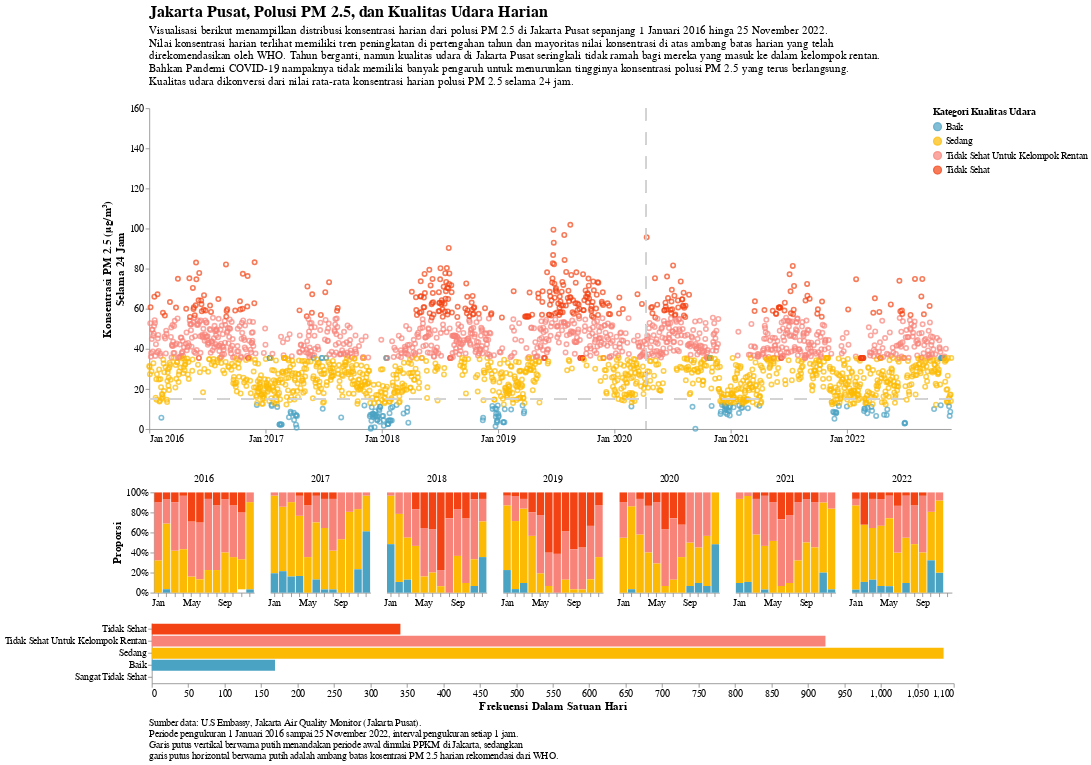

The notebook cell this image was saved under:
### Markdown cell above
## 3. In-depth Analysis

### Code cell
alt.themes.enable('dark')

## set scale
scale= alt.Scale(domain=["Baik", "Sedang", "Tidak Sehat Untuk Kelompok Rentan", "Tidak Sehat"],
                 range=["#4ba3c3", "#fcba04", "#F88379", "#f34213"]) # warna untuk masing-masing kategori

## set kategori
color = alt.Color("kategori:N", scale=scale,
                  legend=alt.Legend(title="Kategori Kualitas Udara",
                                    titleFontSize=12, labelFontSize=12,
                                    titleLimit=200, labelLimit=200, orient="right", offset=-30))  # parameter legend

## set brush dan selection untuk interaktif
brush = alt.selection_interval(encodings=['x'])
click = alt.selection_multi(encodings=['color'])

## set top panel; scatter plot
## x-axis=timeseries, y-axis=konsentrasi pm25
points = alt.Chart(title=alt.TitleParams(text="Jakarta Pusat, Polusi PM 2.5, dan Kualitas Udara Harian",
                                         subtitle=["Visualisasi berikut menampilkan distribusi konsentrasi harian dari polusi PM 2.5 di Jakarta Pusat sepanjang 1 Januari 2016 hinga 25 November 2022.",
                                                   "Nilai konsentrasi harian terlihat memiliki tren peningkatan di pertengahan tahun dan mayoritas nilai konsentrasi di atas ambang batas harian yang telah",
                                                   "direkomendasikan oleh WHO. Tahun berganti, namun kualitas udara di Jakarta Pusat seringkali tidak ramah bagi mereka yang masuk ke dalam kelompok rentan.", 
                                                   "Bahkan Pandemi COVID-19 nampaknya tidak memiliki banyak pengaruh untuk menurunkan tingginya konsentrasi polusi PM 2.5 yang terus berlangsung.",
                                                   "Kualitas udara dikonversi dari nilai rata-rata konsentrasi harian polusi PM 2.5 selama 24 jam."],
                                         align="left", baseline="middle", fontSize=20, subtitleFontSize=14, offset=10, anchor="start")).mark_point().encode(
    x=alt.X("tanggal:T", timeUnit="yearmonthdate", title="  ",
            axis=alt.Axis(tickCount=8, format="%b %Y")), # set x-axis, scatter points perhari tapi display hanya label bulan-tahun di x-ticks
    y=alt.Y("pm25", title=["Konsentrasi PM 2.5 (μg/m\u00b3)", "Selama 24 Jam"],
            scale=alt.Scale(domain=[0, 150])), #set y-axis konsentrasi pm2.5
    color=alt.condition(brush, color, alt.value("lightgray")) # kalau selection true, warna sesuai color scale, kalau selection false akan berwarna abu-abu
).properties(
    width=1000, # lebar
    height=400 # tinggi
).add_selection(
    brush # set selection
).transform_filter(
    click # set transform
)

## set bottom panel; bar plot
## x-axis=jumlah observasi, y-axis=nama kategori
bars = alt.Chart(title=alt.TitleParams(text="",
                                       align="left", baseline="middle", fontSize=12, offset=-5, anchor="start",
                                       )).mark_bar().encode(
    x=alt.X("count()", title="Frekuensi Dalam Satuan Hari"), # x-axis, hitung frekuensi kategori 
    y=alt.Y("kategori:N", title="",
            sort=["Tidak Sehat", "Tidak Sehat Untuk Kelompok Rentan", "Sedang", "Baik"]), # y-axis, naam kategori yang diurutkan sesuai urutan scatter plot
    color=alt.condition(click, color, alt.value('lightgray')) # kalau selection true, warna sesuai color scale, kalau selection false akan berwarna abu-abu
).properties(
    width=1000, # lebar
    height=75 # tinggi
).add_selection(
    click # set selection
).transform_filter(
    brush # set transform
)

## set garis putus untuk limit konsentrasi harian who
yrule1 = (
    alt.Chart().mark_rule(color="lightgray", strokeDash=[15, 15], size=1.5, opacity=0.4).encode(y=alt.datum(15))
)

## set garis pertama kali psbb dimulai
xrule = (
    alt.Chart().mark_rule(color="lightgray", strokeDash=[15, 15],
                          size=1.5, opacity=0.3).encode(
                              x=alt.datum(alt.DateTime(year=2020, month="April", date=10)))
)

bar1 = alt.Chart(title=alt.TitleParams(text="",
                                       align="left", anchor="middle" , fontSize=12, offset=5
                                       )).mark_bar().transform_calculate(
    order="{'Baik': 0, 'Sedang': 1, 'Tidak Sehat Untuk Kelompok Rentan': 2, 'Tidak Sehat': 3}[datum.kategori]").encode(
    x=alt.X('month(tanggal):N', title=''),
    y=alt.Y("count()", title="Proporsi", stack="normalize", axis=alt.Axis(format='%')),
    column=alt.Column("tanggal", timeUnit="year", type="ordinal", title="",
                      header=alt.Header(labelFontSize=12, labelBaseline="top")),
    color=alt.Color('kategori', scale=scale),
    order='order:O'
).properties(
    width=125,height=125
)

# # add arb text
# text1 = alt.Chart({'values':[{'x':5, 'y':5}]}).mark_text(
#     text="test text"
# ).encode(
#     x="x:Q", y="y:Q"
# )

# text5 = alt.Chart({'values':[{'x': 20, 'y': 100}]}).mark_text(
#     text='doubles every 5 days', angle=346
# ).encode(
#     x='x:Q', y='y:Q'
# )


## gabung jadi satu vertical
alt.vconcat(
    points+yrule1+xrule,
    bar1, 
    bars, # overlay garis di scatter plot
    data=df_jakpus.reset_index(),
    center=True # reset index supaya datetime index jadi kolom
).configure_axis(
    labelFontSize=12, # label di axis
    titleFontSize=14, # title di axis
    grid=False
).configure_view(strokeWidth=0).configure_title(frame='group').properties(
    title=alt.TitleParams(
        ['Sumber data: U.S Embassy, Jakarta Air Quality Monitor (Jakarta Pusat).', 
        'Periode pengukuran 1 Januari 2016 sampai 25 November 2022, interval pengukuran setiap 1 jam.',
        'Garis putus vertikal berwarna putih menandakan periode awal dimulai PPKM di Jakarta, sedangkan',
        'garis putus horizontal berwarna putih adalah ambang batas kosentrasi PM 2.5 harian rekomendasi dari WHO.'],
        baseline='bottom',
        orient='bottom',
        anchor='start',
        fontWeight='normal',
        fontSize=12,
        offset=20
    )
)

### Figure 1 — Vega-Lite specification as saved in the notebook (floating-point values rounded to 4 significant figures; data arrays with more than 128 entries replaced by an {"elided": "..."} marker saying what was removed)
{"usermeta": {"embedOptions": {"theme": "dark"}}, "config": {"view": {"continuousWidth": 400, "continuousHeight": 300, "strokeWidth": 0}, "axis": {"grid": false, "labelFontSize": 12, "titleFontSize": 14}, "title": {"frame": "group"}}, "vconcat": [{"layer": [{"mark": "point", "encoding": {"color": {"condition": {"field": "kategori", "legend": {"labelFontSize": 12, "labelLimit": 200, "offset": -30, "orient": "right", "title": "Kategori Kualitas Udara", "titleFontSize": 12, "titleLimit": 200}, "scale": {"domain": ["Baik", "Sedang", "Tidak Sehat Untuk Kelompok Rentan", "Tidak Sehat"], "range": ["#4ba3c3", "#fcba04", "#F88379", "#f34213"]}, "type": "nominal", "selection": "selector033"}, "value": "lightgray"}, "x": {"axis": {"format": "%b %Y", "tickCount": 8}, "field": "tanggal", "timeUnit": "yearmonthdate", "title": "  ", "type": "temporal"}, "y": {"field": "pm25", "scale": {"domain": [0, 150]}, "title": ["Konsentrasi PM 2.5 (μg/m³)", "Selama 24 Jam"], "type": "quantitative"}}, "height": 400, "selection": {"selector033": {"type": "interval", "encodings": ["x"]}}, "title": {"text": "Jakarta Pusat, Polusi PM 2.5, dan Kualitas Udara Harian", "align": "left", "anchor": "start", "baseline": "middle", "fontSize": 20, "offset": 10, "subtitle": ["Visualisasi berikut menampilkan distribusi konsentrasi harian dari polusi PM 2.5 di Jakarta Pusat sepanjang 1 Januari 2016 hinga 25 November 2022.", "Nilai konsentrasi harian terlihat memiliki tren peningkatan di pertengahan tahun dan mayoritas nilai konsentrasi di atas ambang batas harian yang telah", "direkomendasikan oleh WHO. Tahun berganti, namun kualitas udara di Jakarta Pusat seringkali tidak ramah bagi mereka yang masuk ke dalam kelompok rentan.", "Bahkan Pandemi COVID-19 nampaknya tidak memiliki banyak pengaruh untuk menurunkan tingginya konsentrasi polusi PM 2.5 yang terus berlangsung.", "Kualitas udara dikonversi dari nilai rata-rata konsentrasi harian polusi PM 2.5 selama 24 jam."], "subtitleFontSize": 14}, "transform": [{"filter": {"selection": "selector034"}}], "width": 1000}, {"mark": {"type": "rule", "color": "lightgray", "opacity": 0.4, "size": 1.5, "strokeDash": [15, 15]}, "encoding": {"y": {"datum": 15}}}, {"mark": {"type": "rule", "color": "lightgray", "opacity": 0.3, "size": 1.5, "strokeDash": [15, 15]}, "encoding": {"x": {"datum": {"date": 10, "month": "April", "year": 2020}}}}]}, {"mark": "bar", "encoding": {"color": {"field": "kategori", "scale": {"domain": ["Baik", "Sedang", "Tidak Sehat Untuk Kelompok Rentan", "Tidak Sehat"], "range": ["#4ba3c3", "#fcba04", "#F88379", "#f34213"]}, "type": "nominal"}, "column": {"field": "tanggal", "header": {"labelBaseline": "top", "labelFontSize": 12}, "timeUnit": "year", "title": "", "type": "ordinal"}, "order": {"field": "order", "type": "ordinal"}, "x": {"field": "tanggal", "timeUnit": "month", "title": "", "type": "nominal"}, "y": {"aggregate": "count", "axis": {"format": "%"}, "stack": "normalize", "title": "Proporsi", "type": "quantitative"}}, "height": 125, "title": {"text": "", "align": "left", "anchor": "middle", "fontSize": 12, "offset": 5}, "transform": [{"calculate": "{'Baik': 0, 'Sedang': 1, 'Tidak Sehat Untuk Kelompok Rentan': 2, 'Tidak Sehat': 3}[datum.kategori]", "as": "order"}], "width": 125}, {"mark": "bar", "encoding": {"color": {"condition": {"field": "kategori", "legend": {"labelFontSize": 12, "labelLimit": 200, "offset": -30, "orient": "right", "title": "Kategori Kualitas Udara", "titleFontSize": 12, "titleLimit": 200}, "scale": {"domain": ["Baik", "Sedang", "Tidak Sehat Untuk Kelompok Rentan", "Tidak Sehat"], "range": ["#4ba3c3", "#fcba04", "#F88379", "#f34213"]}, "type": "nominal", "selection": "selector034"}, "value": "lightgray"}, "x": {"aggregate": "count", "title": "Frekuensi Dalam Satuan Hari", "type": "quantitative"}, "y": {"field": "kategori", "sort": ["Tidak Sehat", "Tidak Sehat Untuk Kelompok Rentan", "Sedang", "Baik"], "title": "", "type": "nominal"}}, "height": 75, "selection": {"selector034": {"type": "multi", "encodings": ["color"]}}, "title": {"text": "", "align": "left", "anchor": "start", "baseline": "middle", "fontSize": 12, "offset": -5}, "transform": [{"filter": {"selection": "selector033"}}], "width": 1000}], "center": true, "data": {"name": "data-a4e5a9de6a9db9293357b7037057e0e4"}, "title": {"text": ["Sumber data: U.S Embassy, Jakarta Air Quality Monitor (Jakarta Pusat).", "Periode pengukuran 1 Januari 2016 sampai 25 November 2022, interval pengukuran setiap 1 jam.", "Garis putus vertikal berwarna putih menandakan periode awal dimulai PPKM di Jakarta, sedangkan", "garis putus horizontal berwarna putih adalah ambang batas kosentrasi PM 2.5 harian rekomendasi dari WHO."], "anchor": "start", "baseline": "bottom", "fontSize": 12, "fontWeight": "normal", "offset": 20, "orient": "bottom"}, "$schema": "https://vega.github.io/schema/vega-lite/v4.17.0.json", "datasets": {"data-a4e5a9de6a9db9293357b7037057e0e4": {"elided": "2521 records"}}}
